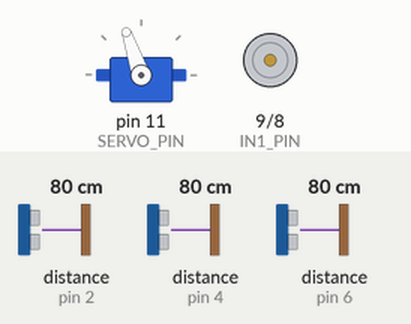
The sketch below on a simulated Arduino Uno, built with avr-gcc and run on an emulated ATmega328P. Parts: servo, motor-driver pin pairs drawn as motors (green arrow = first pin HIGH = forward, orange = second pin HIGH = backward, longer = more drive, scaled by the enable pin). The inputs (shaded band) are chosen by the test bench; at power-on: distance to the obstacle (sensors on pin 2, pin 4, pin 6) 80 cm. The echo pulse lasts 58.3 µs per cm.

Above: at 1.3 s.
1.4 s: distance to the obstacle (sensor on pin 2) set to 2 cm
At 3.2 s:
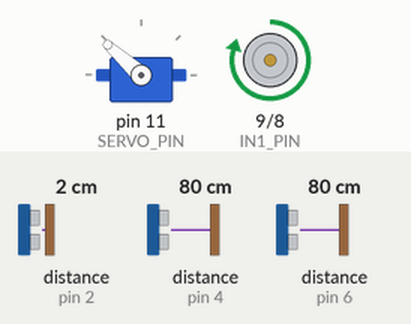
5.4 s: distance to the obstacle (sensor on pin 4) set to 93 cm
8.9 s: distance to the obstacle (sensor on pin 4) set to 102 cm
At 10.6 s:
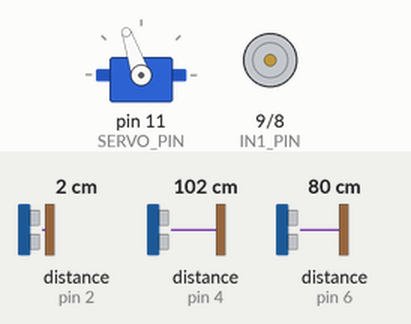
10.8 s: distance to the obstacle (sensor on pin 4) set to 145 cm
12.3 s: distance to the obstacle (sensor on pin 4) set to 153 cm
At 13.5 s:
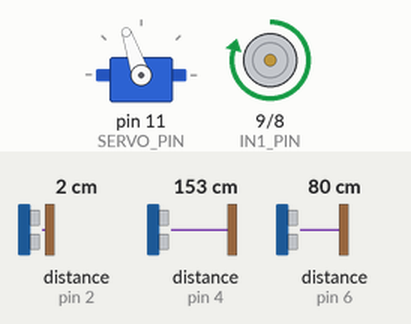
13.8 s: distance to the obstacle (sensor on pin 4) set to 2 cm
At 15.1 s:
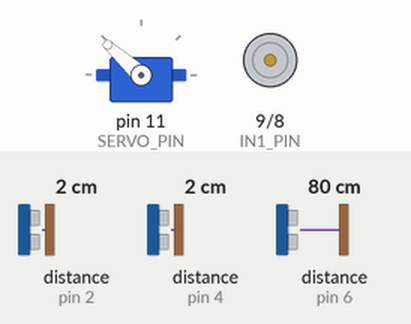
Timing chart, 0 to 18.8 s (numbered marks = the images above; inputs shaded):
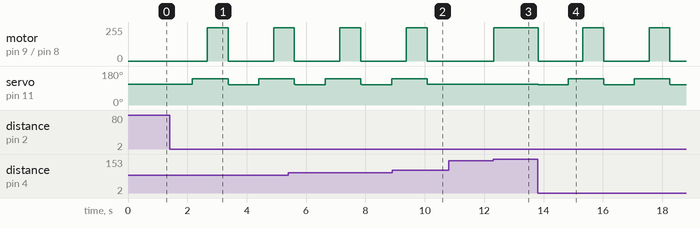

Measured:
- the behaviour switches between 97 and 98 cm on distance to the obstacle (sensor on pin 4) (found by bisection; images 1 and 2)
- the behaviour switches between 150 and 151 cm on distance to the obstacle (sensor on pin 4) (found by bisection; images 2 and 3)
- after the input at 1.4 s, motor on pin 9 (IN1_PIN) / pin 8 (IN2_PIN): stopped → forward 250/255 after 1.3 s, → stopped 0.70 s later, → forward 250/255 1.5 s later; servo on pin 11 (SERVO_PIN): 109° → 138° after 0.77 s, → 107° 1.2 s later, → 138° 1.0 s later
- after the input at 8.9 s, servo on pin 11 (SERVO_PIN): goes on until 10.1 s, then stays 109°
- after the input at 10.8 s, every drawn part: stays the same
- after the input at 12.3 s, motor on pin 9 (IN1_PIN) / pin 8 (IN2_PIN): stopped → forward 250/255 at once
- after the input at 13.8 s, motor on pin 9 (IN1_PIN) / pin 8 (IN2_PIN): alternates forward 250/255 for 0.70 s and stopped for 1.5 s, starting at once; servo on pin 11 (SERVO_PIN): alternates 138° for 1.2 s and 107° for 1.0 s, starting at once

The sketch:

hPID.ino
```cpp
#include <NewPing.h>

#include <Servo.h> // Include the Servo library

#define miligiro 700

// Pin definitions
#define TRIGGER_PIN1  3
#define ECHO_PIN1     2
#define TRIGGER_PIN2  5
#define ECHO_PIN2     4
#define TRIGGER_PIN3  7
#define ECHO_PIN3     6
#define MaxDistance   150

// Motor Control Pins
#define IN1_PIN       9
#define IN2_PIN       8
#define ENABLE_PIN    10

// Servo Control
Servo steeringServo;
#define SERVO_PIN 11
#define mid 109
#define min 80
#define max mid + (mid - min)


// Sensor Setup
NewPing sonarRight(TRIGGER_PIN1, ECHO_PIN1, MaxDistance);
NewPing sonarFront(TRIGGER_PIN2, ECHO_PIN2, MaxDistance);
NewPing sonarLeft(TRIGGER_PIN3, ECHO_PIN3, MaxDistance);

void forward() {
  analogWrite(ENABLE_PIN, 250);
  digitalWrite(IN1_PIN, HIGH);
  digitalWrite(IN2_PIN, LOW);
}

void stop() {
  digitalWrite(IN1_PIN, LOW);
  digitalWrite(IN2_PIN, LOW);
  analogWrite(ENABLE_PIN, 0);
}

void giroIzquierda(){
  steeringServo.write(max);
  delay(500);
  forward();
  delay(miligiro);
  stop();
}

void giroDerecha(){
  steeringServo.write(min);
  delay(500);
  forward();
  delay(miligiro);
  stop();
}


void setup() {
  // Motor Control
  pinMode(IN1_PIN, OUTPUT);
  pinMode(IN2_PIN, OUTPUT);
  pinMode(ENABLE_PIN, OUTPUT);

  digitalWrite(IN1_PIN, LOW);
  digitalWrite(IN2_PIN, LOW);
  analogWrite(ENABLE_PIN, 0);

  // Servo Control (120 mid)

  steeringServo.attach(SERVO_PIN);
  steeringServo.write(mid);
  delay(100);
  // Serial Communication
  Serial.begin(9600);

}

void loop() {
  while (sonarFront.ping_cm() == 0){
   forward();
  }
  int diff = abs(sonarLeft.ping_cm() - sonarRight.ping_cm());
  if(diff > 10){
    if (sonarLeft.ping_cm() > sonarRight.ping_cm()){
      steeringServo.write(mid - 2);
    }
    if (sonarLeft.ping_cm() < sonarRight.ping_cm()){
      steeringServo.write(mid + 2);
    }
  }

  if (sonarFront.ping_cm() < 100) {
    stop();
    delay(1000);
    if (sonarLeft.ping_cm() > sonarRight.ping_cm()){
      giroIzquierda();
    } else if (sonarLeft.ping_cm() < sonarRight.ping_cm()) {
      giroDerecha();
    }
  }

  steeringServo.write(mid);
}
```
